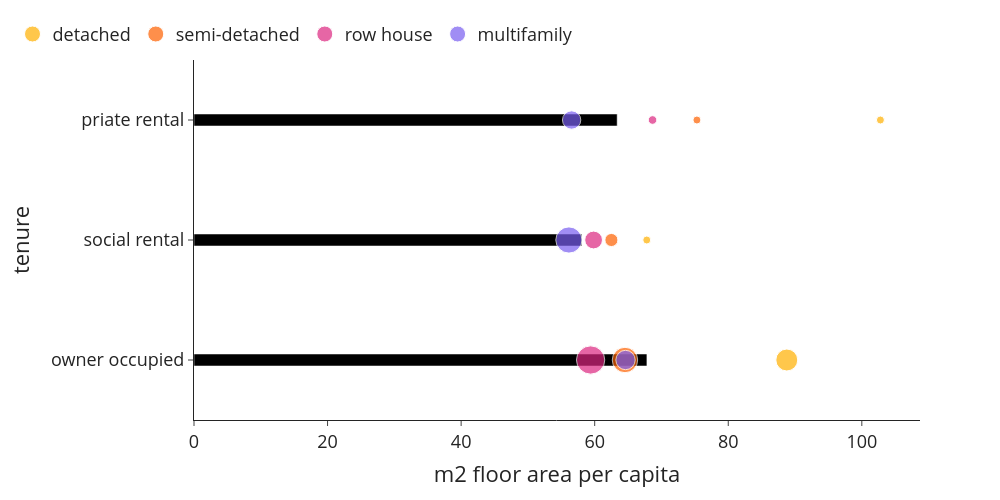

Notebook code for this chart:
### Markdown cell above
#### Floor area

### Code cell
bubblechart((use['size'+year+'pp_w1']*use['n_hhd']), use['n_hhd'], use['n_hhd'], 0, 1, 'm2 floor area per capita', class_name_long, 'm2_per_cappp_class_type')

### Figure 1 — Plotly figure (JSON) as saved in the notebook; plotly's stock layout.template omitted (floating-point values rounded to 4 significant figures)
{"data": [{"alignmentgroup": "True", "hovertemplate": "m2 floor area per capita=%{x}<br>tenure=%{y}<extra></extra>", "legendgroup": "", "marker": {"color": "#000000", "pattern": {"shape": ""}}, "name": "", "offsetgroup": "", "orientation": "h", "showlegend": false, "textposition": "auto", "type": "bar", "x": [67.82, 58.08, 63.37], "xaxis": "x", "y": ["owner occupied", "social rental", "priate rental"], "yaxis": "y"}, {"legendrank": 0, "marker": {"color": "#ffb000", "size": [931590, 3640, 66700], "sizemin": 4, "sizemode": "area", "sizeref": 3878.0}, "mode": "markers", "name": "detached", "showlegend": true, "type": "scatter", "x": [88.76, 67.8, 102.8], "y": ["owner occupied", "social rental", "priate rental"]}, {"legendrank": 1, "marker": {"color": "#fe6100", "size": [1251220, 332745, 88500], "sizemin": 4, "sizemode": "area", "sizeref": 3878.0}, "mode": "markers", "name": "semi-detached", "showlegend": true, "type": "scatter", "x": [64.53, 62.5, 75.31], "y": ["owner occupied", "social rental", "priate rental"]}, {"legendrank": 2, "marker": {"color": "#dc267f", "size": [1551140, 611205, 143420], "sizemin": 4, "sizemode": "area", "sizeref": 3878.0}, "mode": "markers", "name": "row house", "showlegend": true, "type": "scatter", "x": [59.39, 59.84, 68.66], "y": ["owner occupied", "social rental", "priate rental"]}, {"legendrank": 3, "marker": {"color": "#785ef0", "size": [726255, 1331345, 651700], "sizemin": 4, "sizemode": "area", "sizeref": 3878.0}, "mode": "markers", "name": "multifamily", "showlegend": true, "type": "scatter", "x": [64.62, 56.14, 56.55], "y": ["owner occupied", "social rental", "priate rental"]}], "layout": {"bargap": 0.9, "barmode": "relative", "font": {"size": 18}, "height": 500, "legend": {"orientation": "h", "tracegroupgap": 0, "x": -0.25, "xanchor": "left", "y": 1.02, "yanchor": "bottom"}, "margin": {"t": 60}, "width": 1000, "xaxis": {"anchor": "y", "domain": [0, 1], "title": {"text": "m2 floor area per capita"}}, "yaxis": {"anchor": "x", "domain": [0, 1], "title": {"text": "tenure"}}}}
